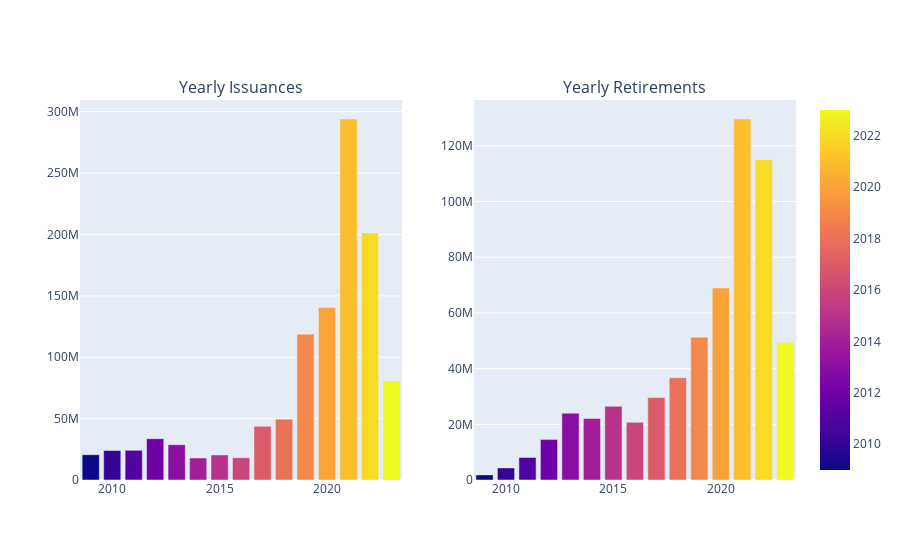

The notebook cell this image was saved under:
### Code cell
#iss, ret = dated_grouping(df_issuance, df_retirement, tenor='Year')
def monthly_plots(df_iss, df_ret, min_year='None', tenor='Month'):
    sub_iss, sub_ret = dated_grouping(df_iss, df_ret, tenor)
    #sub_ret = df_ret.copy()
    if min_year=='None':
        pass
    else:
        sub_ret = sub_ret[sub_ret.Year>=min_year].reset_index(drop=True)
        sub_iss = sub_iss[sub_iss.Year>=min_year].reset_index(drop=True)
    fig_iss = px.bar(sub_iss, x=tenor,y='Quantity of Units Issued',color='Year')
    fig_ret = px.bar(sub_ret, x=tenor,y='Quantity of Units',color='Year')
    
    fig = make_subplots(rows=1, cols=2, subplot_titles=("{}ly Issuances".format(tenor),"{}ly Retirements".format(tenor)))
    fig.add_trace(fig_iss.data[0], row=1, col=1)
    fig.add_trace(fig_ret.data[0], row=1, col=2)
    fig.show()
    
monthly_plots(df_issuance, df_retirement, min_year='None', tenor='Year')

### Figure 1 — Plotly figure (JSON) as saved in the notebook; plotly's stock layout.template omitted (floating-point values rounded to 4 significant figures)
{"data": [{"alignmentgroup": "True", "hovertemplate": "Year=%{marker.color}<br>Quantity of Units Issued=%{y}<extra></extra>", "legendgroup": "", "marker": {"color": [2009, 2010, 2011, 2012, 2013, 2014, 2015, 2016, 2017, 2018, 2019, 2020, 2021, 2022, 2023], "coloraxis": "coloraxis", "pattern": {"shape": ""}}, "name": "", "offsetgroup": "", "orientation": "v", "showlegend": false, "textposition": "auto", "type": "bar", "x": [2009, 2010, 2011, 2012, 2013, 2014, 2015, 2016, 2017, 2018, 2019, 2020, 2021, 2022, 2023], "xaxis": "x", "y": [20591856, 24014316, 24153406, 33644512, 28732372, 17939993, 20398187, 18137466, 43788525, 49565842, 118808834, 140471666, 294063979, 201290916, 80861720], "yaxis": "y"}, {"alignmentgroup": "True", "hovertemplate": "Year=%{marker.color}<br>Quantity of Units=%{y}<extra></extra>", "legendgroup": "", "marker": {"color": [2009, 2010, 2011, 2012, 2013, 2014, 2015, 2016, 2017, 2018, 2019, 2020, 2021, 2022, 2023], "coloraxis": "coloraxis", "pattern": {"shape": ""}}, "name": "", "offsetgroup": "", "orientation": "v", "showlegend": false, "textposition": "auto", "type": "bar", "x": [2009, 2010, 2011, 2012, 2013, 2014, 2015, 2016, 2017, 2018, 2019, 2020, 2021, 2022, 2023], "xaxis": "x2", "y": [1832011, 4352778, 8088160, 14513461, 23995524, 22090240, 26461819, 20703414, 29607921, 36701038, 51262698, 68914254, 129622815, 115020748, 49489374], "yaxis": "y2"}], "layout": {"annotations": [{"font": {"size": 16}, "showarrow": false, "text": "Yearly Issuances", "x": 0.225, "xanchor": "center", "xref": "paper", "y": 1, "yanchor": "bottom", "yref": "paper"}, {"font": {"size": 16}, "showarrow": false, "text": "Yearly Retirements", "x": 0.775, "xanchor": "center", "xref": "paper", "y": 1, "yanchor": "bottom", "yref": "paper"}], "xaxis": {"anchor": "y", "domain": [0, 0.45]}, "xaxis2": {"anchor": "y2", "domain": [0.55, 1]}, "yaxis": {"anchor": "x", "domain": [0, 1]}, "yaxis2": {"anchor": "x2", "domain": [0, 1]}}}
